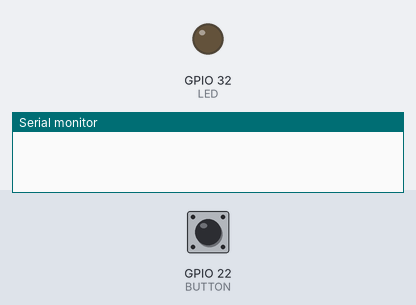
Recording of a sketch running on a simulated ESP32. On the bench: output pins drawn as LEDs (lit = HIGH), the last lines printed to the serial monitor. The test bench sets the inputs (shaded band); at power-on: GPIO 22 (BUTTON) HIGH.

Above: at 1.2 s.
1.3 s: GPIO 22 (BUTTON) pulled LOW for 0.15 s
At 1.9 s:
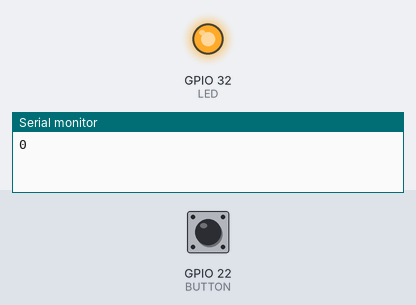
2.9 s: GPIO 22 (BUTTON) pulled LOW for 1 s
At 4.4 s:
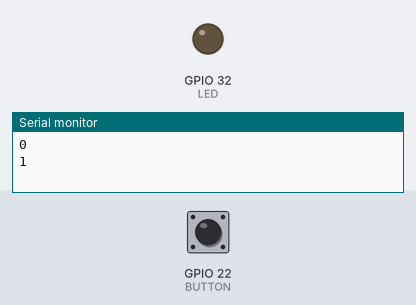
5.4 s: GPIO 22 (BUTTON) pulled LOW for 3.2 s
At 6.3 s:
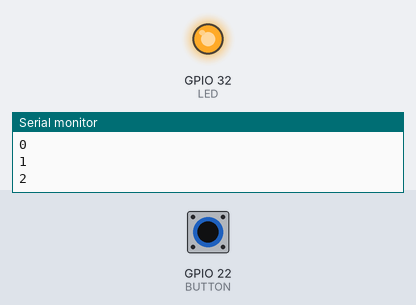
Timing chart, 0 to 8.4 s (numbered marks = the images above; inputs shaded):
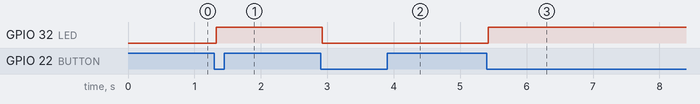

Measured:
- after the input at 1.3 s, GPIO 32 (LED): LOW → HIGH at once
- after the input at 2.9 s, GPIO 32 (LED): HIGH → LOW at once
- after the input at 5.4 s, GPIO 32 (LED): LOW → HIGH at once

The sketch:

LIBRARY_learn_bounce2.ino
```cpp
#include <Bounce2.h>

#define BUTTON 22
#define LED 32

// สร้าง debouncer ขึ้นมาเป็น instance
Bounce debouncer = Bounce();

// ไว้นับจำนวนครั้งที่กดปุ่ม
int count = 0;
// สถานะของ led
int status = LOW;

void setup() {
   // กำหนดให้ debouncer instance ใช้ BUTTON ในโหมดไหนก็ได้ INPUT,INPUT_PULLUP, OUTPUT
   debouncer.attach(BUTTON, INPUT_PULLUP);
   // กำหนดเวลาการเปลี่ยนสถานะให้กับ debouncer instance ที่ 25 มิลลิวินาที
   debouncer.interval(25);

   pinMode(LED, OUTPUT);
   digitalWrite(LED,status);
   Serial.begin(115200);
}

void loop() {
   debouncer.update(); // อัปเดตสถานะให้กับ debouncer instance

   // กำหนดเงื่อนไขให้โค้ดโปรแกรมในวงเล็บปีกกาทำงานเมื่อสถานะปุ่มกดเปลี่ยนจาก HIGH เป็น LOW โดยเช็คจากฟังก์ชั่น fell()
   // หากต้องการเช็คสถานะจาก LOW เป็น HIGH ให้แทนที่ฟังก์ชั่น fell() ด้วยฟังก์ชั่น rose()
   if ( debouncer.fell() ) {
    Serial.println(count);
    status = !status;
    digitalWrite(LED, status);
    count++;
   }
}
```
